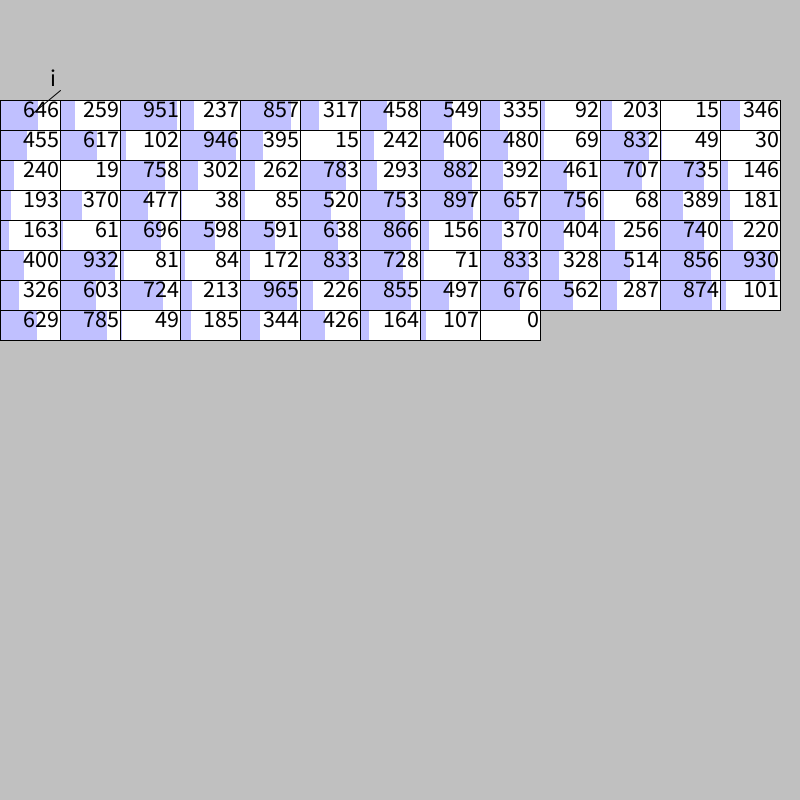
Frame 1 (no input)
Frame 2 (the mouse pressed at the canvas centre, redrawn once): identical to frame 1, image omitted

The Processing sketch that drew this single still picture (run headless with seeded random() and noise(); the mouse was pressed at the canvas centre and the sketch redrawn once):

// Processing sketch: ArrayInsertion
// ── ArrayInsertion.pde
int box_w = 60;
int box_h = 30;
int value_max = 1000;

boolean stepForward = false;
IntArrayViewer viewer;

int[] a;
int lastIdx;

void setup() {
  size(800, 800);

  a = new int[100];
  for (int i=0; i<a.length - 1; i++) {
    a[i] = (int)random(value_max);
  }
  
  viewer = new IntArrayViewer(width, box_w, box_h, a, value_max);

  noLoop();
  thread("insertion");
}

void step(int i) {
  lastIdx = i;
  redraw();
  while (!stepForward) {
    delay(100);
  }
  stepForward = false;
}

void draw() {
  background(192);
  viewer.draw(a, 0, 100);
  viewer.drawPointer(lastIdx, "i", 0, 100, 50);
}

void keyReleased() {
  stepForward = true;
}
// ── IntArrayViewer.pde
class IntArrayViewer {
  int[] prev;
  int screen_w;
  int box_w;
  int box_h;
  int columns;
  int value_max;

  IntArrayViewer(int screen_w, int box_w, int box_h, int[] a, int value_max) {
    prev = new int[a.length];
    arrayCopy(a, prev);
    this.screen_w = screen_w;
    this.box_w = box_w;
    this.box_h = box_h;
    this.value_max = value_max;

    columns = screen_w / box_w;
  }

  void draw(int[] a, int ox, int oy) {
    pushMatrix();
    translate(ox, oy);
    textSize(24);
    textAlign(RIGHT, TOP);

    stroke(0);
    for (int i=0; i<a.length; i++) {
      int x = (i % columns) * box_w;
      int y = (i / columns) * box_h;
      noStroke();
      fill(255);
      rect(x, y, box_w, box_h);
      fill(192, 192, 255);
      rect(x, y, box_w * a[i] / value_max, box_h);
      stroke(0);
      noFill();
      rect(x, y, box_w, box_h);
      fill(0);
      text(a[i], x + box_w - 1, y);

      if (prev[i] != a[i]) {
        prev[i] = a[i];
        strokeWeight(5);
        noFill();
        stroke(255, 0, 0);
        rect(x, y, box_w, box_h);
        strokeWeight(1);
      }
    }
    popMatrix();
  }

  void drawPointer(int idx, String label, int ox, int oy, int label_x) {
    stroke(0);
    pushMatrix();
    translate(ox, oy);
    textAlign(LEFT, BOTTOM);
    text(label, label_x, -10);
    int x = (idx % columns) * box_w;
    int y = (idx / columns) * box_h;
    line(label_x + 10, -10, x + box_w / 2, y + box_h / 2);
    popMatrix();
  }
}
// ── insertion.pde
// The following function is the core of this program.
// Call "step()" to refresh the screen and wait for key input.
// WARNING: the following code is completly WRONG.
// You are expected to find and fix the issue.
void insertion() {
  step(0);
  for (int i = 0; i < a.length - 1; i++) { //<>//
    a[i+1] = a[i];
    step(i);
  }
}
